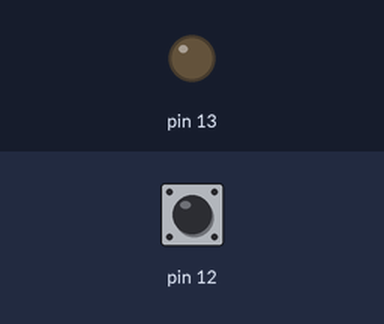
Recording of a sketch running on a simulated Arduino Uno, built with avr-gcc and run on an emulated ATmega328P. Parts: output pins drawn as LEDs (lit = HIGH). The test bench sets the inputs (shaded band); at power-on: pin 12 HIGH.

Above: at 1.2 s.
1.3 s: pin 12 pulled LOW for 0.15 s
At 2.1 s:
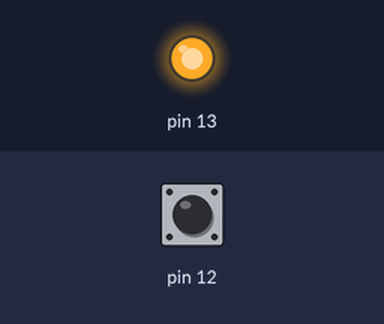
2.9 s: pin 12 pulled LOW for 1 s
At 3.3 s:
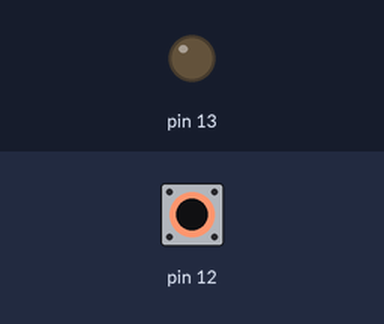
5.4 s: pin 12 pulled LOW for 3.2 s
At 6.3 s:
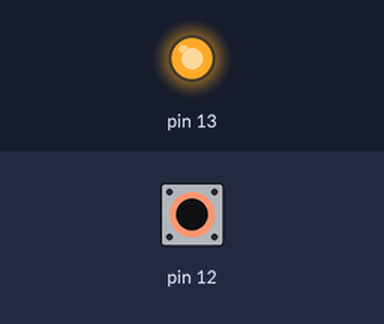
Timing chart, 0 to 8.4 s (numbered marks = the images above; inputs shaded):
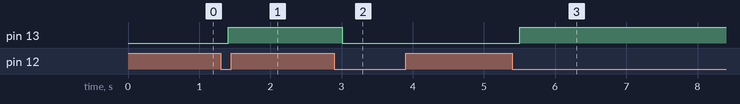

The sketch:

switch_chattering.ino
```cpp
//채터링과 스위치
unsigned long curr_time = 0;
unsigned long pre_time;
int sw_cnt = 0;
int sw_lock = 0;
void setup() {
  Serial.begin(9600);
  pinMode(12, INPUT_PULLUP); // 풀업 저항을 이용해서 입력받음
  pinMode(13, OUTPUT); //

}
void loop() {
  curr_time = millis();
  if (pre_time != curr_time){ // 1ms마다 조건 충족
    pre_time = curr_time;

    if(digitalRead(12)==0){
      if(sw_cnt++ >= 50 && sw_lock == 0){ // 회로 설계상 0이 true, 스위치가 눌린 것이 Low다.
        sw_lock = 1; // 잠금 걸기
        digitalWrite(13, digitalRead(13)^1);
      }
    }
    else {
      sw_lock = 0; // 떼면 잠금
      sw_cnt = 0;
    }
  }
}
```

Measured:
- after the input at 1.3 s, pin 13: LOW → HIGH after 0.11 s
- after the input at 2.9 s, pin 13: HIGH → LOW after 0.11 s
- after the input at 5.4 s, pin 13: LOW → HIGH after 0.10 s
